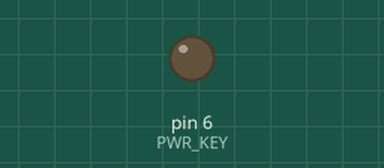
The sketch below on a simulated Arduino Uno, built with avr-gcc and run on an emulated ATmega328P. On the bench: output pins drawn as LEDs (lit = HIGH). What the sketch prints to the serial monitor is not drawn.

Above: at 0.1 s.
At 1.1 s:
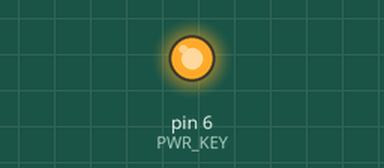
Timing chart, 0 to 4.0 s (numbered marks = the images above):
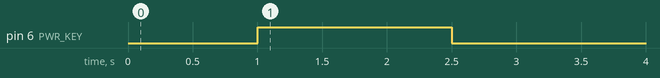

The sketch:

testsim900a.ino
```cpp
const String myphone = "0941369378";     // Thay so cua ban vao day
const int PWR_KEY =  6;                          // Chan so 9 arduino uno dung lam chan dieu khien bat tat module sim900A

void Gsm_Power_On();                                            // Bat module Sim 900A
void Gsm_Init();                                                       // Cau hinh Module Sim 900A
void Gsm_MakeCall(String phone);                            // Ham goi dien


void setup() {
  Serial.begin(9600);                           // Cau hinh UART de giao tiep module Sim 900A

  digitalWrite(PWR_KEY, LOW);         // Khai bao chan PWR_KEY de dieu khien bat bat module Sim 900A
  pinMode(PWR_KEY, OUTPUT);

  delay(1000);
  Gsm_Power_On();                                      // Bat Module Sim 900A
  delay(10000);
  Gsm_Init();                                                 // Cau hinh module Sim 900A
  Gsm_MakeCall(myphone);                          // Test cuoc goi

}

void loop() {
  delay(1000);                                                                    // tre 1s

}


void Gsm_Power_On()
{
  digitalWrite(PWR_KEY, HIGH);                // Du chan PWR_KEY len cao it nhat 1s
  delay(1500);                                            // o day ta de 1,5s
  digitalWrite(PWR_KEY, LOW);                  // Du chan PWR_KEY xuong thap
  delay(100);                                              // cac ban xem trong Hardware designed sim900A de hieu ro hon
}

void Gsm_Init()
{
  Serial.println("ATE0");                            // Tat che do phan hoi (Echo mode)
  delay(2000);
  Serial.println("AT+IPR=9600");              // Dat toc do truyen nhan du lieu 9600 bps
  delay(2000);
  Serial.println("AT+CMGF=1");                // Chon che do TEXT Mode
  delay(2000);
  Serial.println("AT+CLIP=1");                  // Hien thi thong tin nguoi goi den
  delay(2000);
  Serial.println("AT+CNMI=2,2");              // Hien thi truc tiep noi dung tin nhan
  delay(2000);
}

void Gsm_MakeCall(String phone)
{
  Serial.println("ATD" + phone + ";");         // Goi dien
  delay(10000);                                        // Sau 10s
  Serial.println("ATH");                              // Ngat cuoc goi
  delay(2000);
}
```
